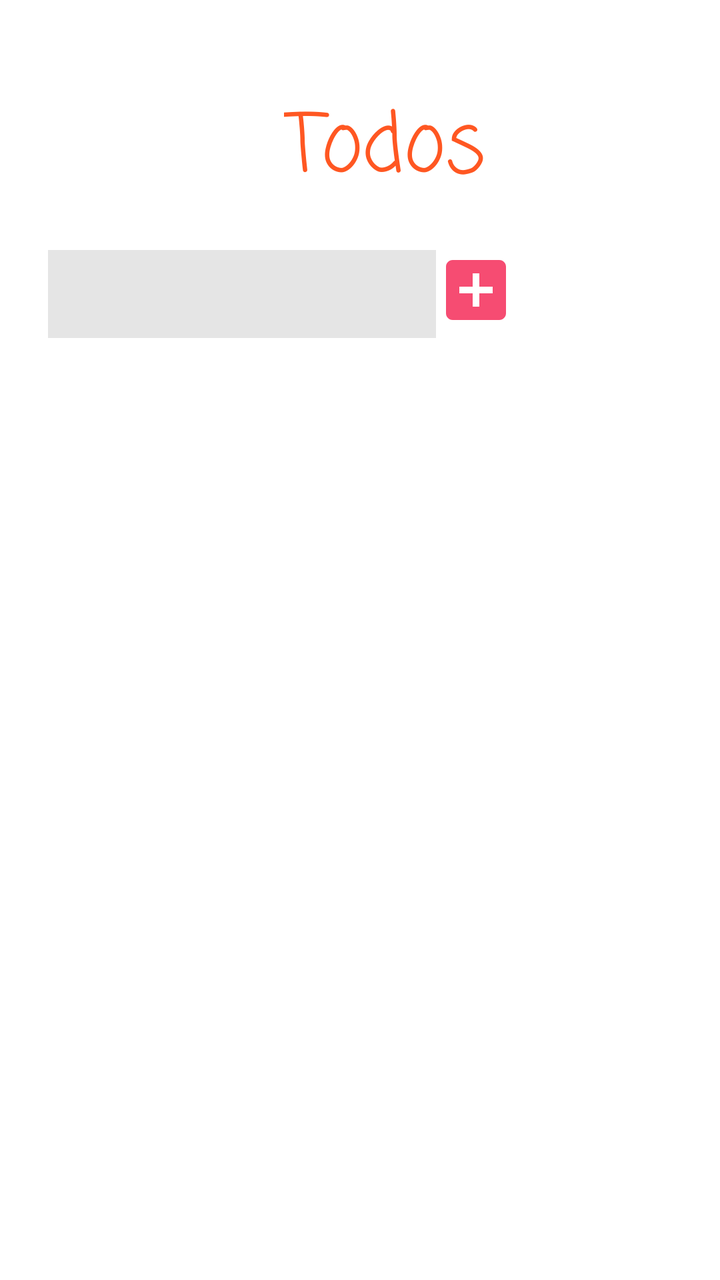
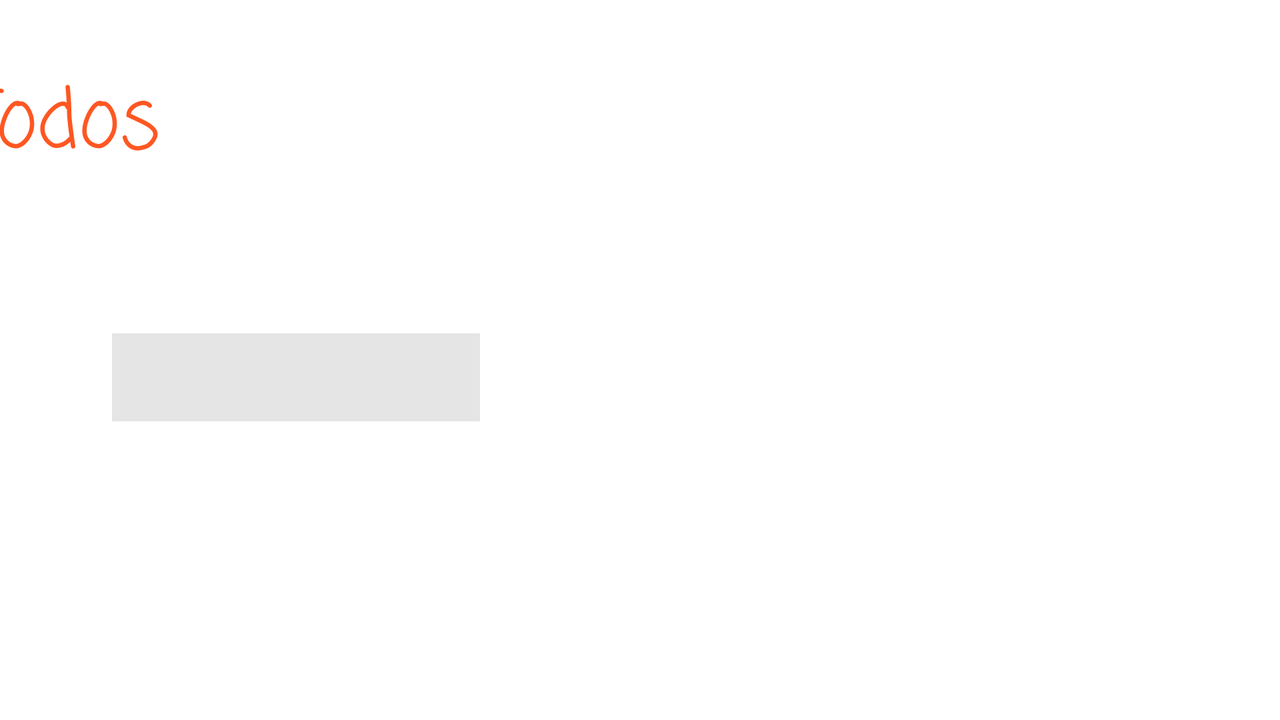

First picture: res/layout/ on a phone held upright. Second picture: the repository's own variant of that layout, on a device whose configuration matches the variant's folder. Source for both follows.
<!-- AndroidManifest.xml: application theme Theme.TodoList -->
<!-- res/layout/activity_main.xml -->
<?xml version="1.0" encoding="utf-8"?>
<androidx.constraintlayout.widget.ConstraintLayout xmlns:android="http://schemas.android.com/apk/res/android"
    xmlns:app="http://schemas.android.com/apk/res-auto"
    xmlns:tools="http://schemas.android.com/tools"
    android:layout_width="match_parent"
    android:layout_height="match_parent"
    android:background="@color/white"
    android:backgroundTint="#FFFFFF"
    tools:context=".MainActivity">


    <TextView
        android:id="@+id/main_title"
        android:layout_width="wrap_content"
        android:layout_height="wrap_content"
        android:layout_marginStart="166dp"
        android:layout_marginTop="44dp"
        android:layout_marginEnd="188dp"
        android:fontFamily="casual"
        android:text="@string/main_title_p1"
        android:textColor="@color/dark_orange"
        android:textSize="40sp"
        app:layout_constraintEnd_toEndOf="parent"
        app:layout_constraintHorizontal_bias="0.255"
        app:layout_constraintStart_toStartOf="parent"
        app:layout_constraintTop_toTopOf="parent" />

    <EditText
        android:id="@+id/input_todo"
        android:layout_width="194dp"
        android:layout_height="44dp"
        android:layout_marginStart="24dp"
        android:layout_marginTop="20dp"
        android:background="@color/dark_white"
        android:backgroundTint="@color/dark_white"
        android:ems="10"
        android:inputType="textPersonName"
        app:layout_constraintStart_toStartOf="parent"
        app:layout_constraintTop_toBottomOf="@+id/main_title" />

    <ImageButton
        android:id="@+id/add_todo"
        android:layout_width="wrap_content"
        android:layout_height="wrap_content"
        android:background="@drawable/button_add_task_image"

        android:contentDescription="@string/plus_button_content_desc"
        android:onClick="addTask"
        app:layout_constraintStart_toEndOf="@+id/input_todo"
        app:layout_constraintTop_toTopOf="@+id/input_todo" />

    <Spinner
        android:id="@+id/dropdown_todo"
        android:layout_width="80dp"
        android:layout_height="wrap_content"
        android:layout_marginStart="28dp"
        android:layout_marginTop="4dp"
        android:background="#FFFFFF"

        app:layout_constraintEnd_toEndOf="parent"
        app:layout_constraintHorizontal_bias="0.0"
        app:layout_constraintStart_toEndOf="@+id/add_todo"
        app:layout_constraintTop_toTopOf="@+id/input_todo" />


    <ScrollView
        android:layout_width="match_parent"
        android:layout_height="0dp"
        android:layout_marginTop="30dp"
        android:layout_marginBottom="20dp"
        android:background="#FFFFFF"
        android:paddingStart="10dp"
        android:paddingEnd="10dp"
        app:layout_constraintBottom_toBottomOf="parent"
        app:layout_constraintEnd_toEndOf="parent"
        app:layout_constraintHorizontal_bias="0.0"
        app:layout_constraintStart_toStartOf="parent"
        app:layout_constraintTop_toBottomOf="@+id/input_todo"
        app:layout_constraintVertical_bias="1.0">

        <LinearLayout
            android:id="@+id/layoutTaskContainer_p1"
            android:layout_width="match_parent"
            android:layout_height="wrap_content"
            android:orientation="vertical">


        </LinearLayout>
    </ScrollView>

</androidx.constraintlayout.widget.ConstraintLayout>
<!-- resources referenced by this layout -->
<resources>
  <color name="dark_orange">#FF5722</color>
  <color name="dark_white">#E5E5E5</color>
  <color name="white">#FFFFFFFF</color>
  <!-- drawable button_add_task_image (drawable) -->
  <vector android:height="40dp" android:tint="#F64C72"
      android:viewportHeight="24" android:viewportWidth="24"
      android:width="40dp" xmlns:android="http://schemas.android.com/apk/res/android">
      <path android:fillColor="@android:color/white" android:pathData="M19,3L5,3c-1.11,0 -2,0.9 -2,2v14c0,1.1 0.89,2 2,2h14c1.1,0 2,-0.9 2,-2L21,5c0,-1.1 -0.9,-2 -2,-2zM17,13h-4v4h-2v-4L7,13v-2h4L11,7h2v4h4v2z"/>
  </vector>
  <string name="main_title_p1">Todos</string>
  <string name="plus_button_content_desc">plus button</string>
  <style name="Theme.TodoList" parent="Theme.MaterialComponents.DayNight.DarkActionBar">
          
          <item name="colorPrimary">@color/navy_theme</item>
          <item name="colorPrimaryVariant">@color/lighter_navy</item>
          <item name="colorOnPrimary">@color/white</item>
          
          <item name="colorSecondary">@color/teal_200</item>
          <item name="colorSecondaryVariant">@color/teal_700</item>
          <item name="colorOnSecondary">@color/black</item>
          
          <item name="android:statusBarColor" tools:targetApi="l">?attr/colorPrimaryVariant</item>
          
      </style>
  <color name="navy_theme">#242582</color>
  <color name="lighter_navy">#2F2FA2</color>
  <color name="teal_200">#FF03DAC5</color>
  <color name="teal_700">#FF018786</color>
  <color name="black">#FF000000</color>
</resources>
<!-- res/layout-land/activity_main.xml (the repository's variant of the layout above) -->
<!-- drawn on the phone turned sideways -->
<?xml version="1.0" encoding="utf-8"?>
<androidx.constraintlayout.widget.ConstraintLayout xmlns:android="http://schemas.android.com/apk/res/android"
    xmlns:app="http://schemas.android.com/apk/res-auto"
    xmlns:tools="http://schemas.android.com/tools"
    android:layout_width="match_parent"
    android:layout_height="match_parent"
    android:background="@color/white"
    android:backgroundTint="#FFFFFF"
    tools:context=".MainActivity">


    <TextView
        android:id="@+id/main_title"
        android:layout_width="wrap_content"
        android:layout_height="wrap_content"
        android:layout_marginTop="32dp"
        android:layout_marginEnd="168dp"
        android:fontFamily="casual"
        android:text="@string/main_title_p1"
        android:textColor="@color/dark_orange"
        android:textSize="40sp"
        app:layout_constraintEnd_toStartOf="@+id/scrollView3"
        app:layout_constraintHorizontal_bias="0.744"
        app:layout_constraintStart_toStartOf="parent"
        app:layout_constraintTop_toTopOf="parent" />

    <EditText
        android:id="@+id/input_todo"
        android:layout_width="194dp"
        android:layout_height="44dp"
        android:layout_marginStart="56dp"
        android:background="@color/dark_white"
        android:backgroundTint="@color/dark_white"
        android:ems="10"
        android:inputType="textPersonName"
        app:layout_constraintBottom_toBottomOf="parent"
        app:layout_constraintStart_toStartOf="parent"
        app:layout_constraintTop_toBottomOf="@+id/dropdown_todo"
        app:layout_constraintVertical_bias="0.223" />

    <ImageButton
        android:id="@+id/add_todo"
        android:layout_width="wrap_content"
        android:layout_height="wrap_content"
        android:background="@drawable/button_add_task_image"

        android:contentDescription="@string/plus_button_content_desc"
        android:onClick="addTask"
        app:layout_constraintStart_toEndOf="@+id/input_todo"
        app:layout_constraintTop_toTopOf="@+id/input_todo" />


    <Spinner
        android:id="@+id/dropdown_todo"
        android:layout_width="80dp"
        android:layout_height="wrap_content"
        android:layout_marginStart="56dp"

        android:layout_marginTop="124dp"
        android:background="#FFFFFF"
        app:layout_constraintStart_toStartOf="parent"
        app:layout_constraintTop_toTopOf="parent" />

    <ScrollView
        android:id="@+id/scrollView3"
        android:layout_width="400dp"
        android:layout_height="match_parent"
        android:background="#FFFFFF"
        android:paddingHorizontal="10dp"
        android:paddingVertical="10dp"
        app:layout_constraintBottom_toBottomOf="parent"
        app:layout_constraintEnd_toEndOf="parent"
        app:layout_constraintTop_toTopOf="parent"
        app:layout_constraintVertical_bias="0.0">

        <LinearLayout
            android:id="@+id/layoutTaskContainer_p1"
            android:layout_width="match_parent"
            android:layout_height="wrap_content"
            android:orientation="vertical">


        </LinearLayout>
    </ScrollView>

</androidx.constraintlayout.widget.ConstraintLayout>
